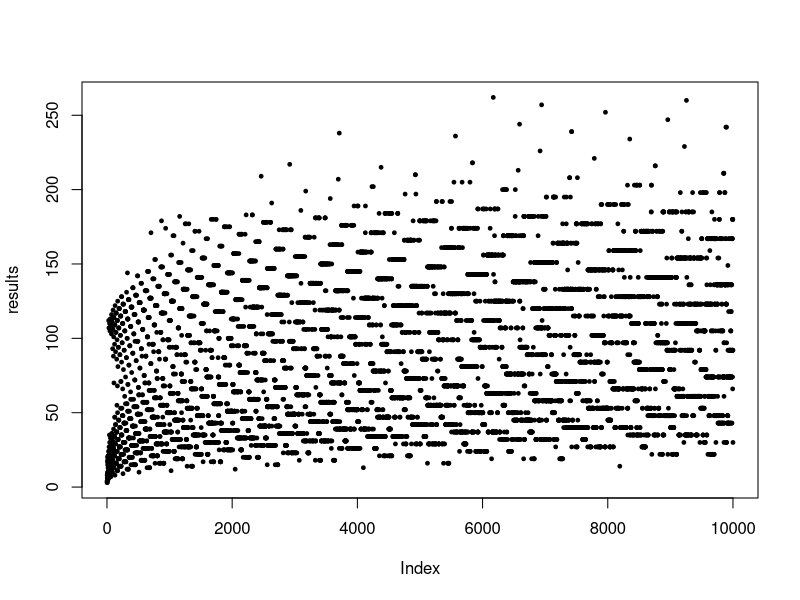

This chart was generated by the following R code:
## ---- chunk 1
rm(list = ls())

x <- 6171

while (TRUE) {
  
  if((x[length(x)] %% 2) == 0) x <- c(x, (x[length(x)] / 2))
  else x <- c(x, (x[length(x)] * 3 + 1))
  
  if(x[length(x)] == 2) break
}
x
## ---- chunk 2
rm(list = ls())
nsims <- 10000

results <- rep(0, nsims)

for(i in 1:nsims){
  
  x <- i
  while (TRUE) {
  
    if((x[length(x)] %% 2) == 0) x <- c(x, (x[length(x)] / 2))
    else x <- c(x, (x[length(x)] * 3 + 1))
  
    if(x[length(x)] == 2) break
    if(x[length(x)] == 1) break
  }

  results[i] <- length(x) + 1
}

plot(results, pch = 19, cex = .5)
